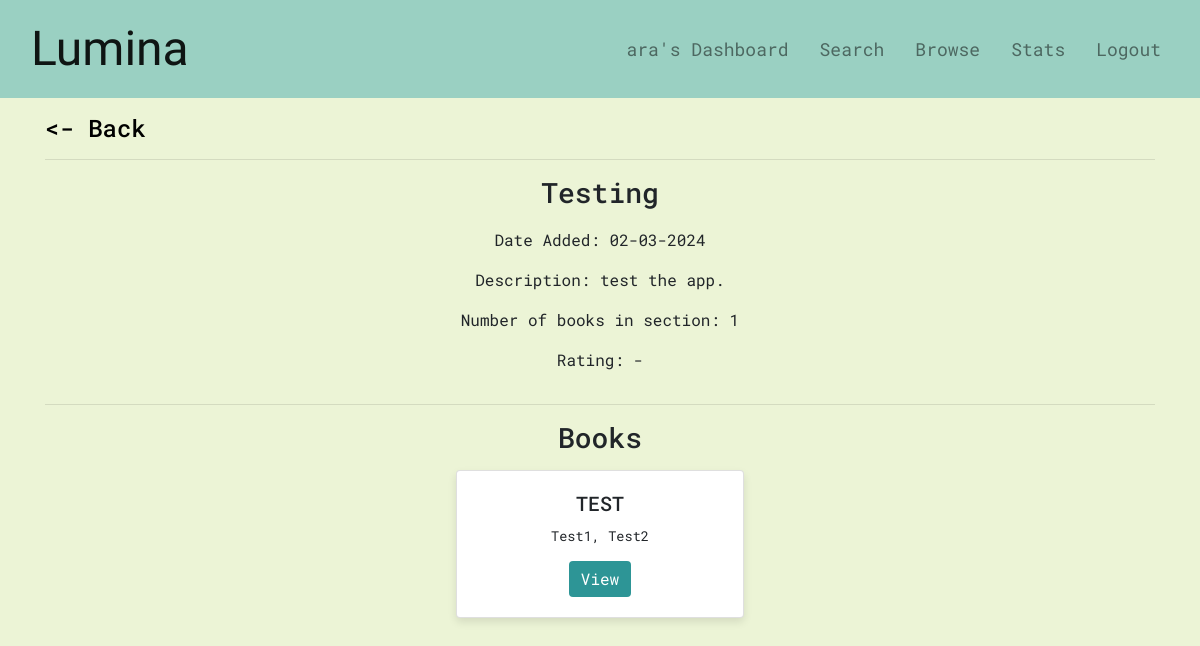
Screenshot of /section/8 (signed in) with the database file from the repository.
### application/models.py (models this page shows)
class Section(db.Model):
    __tablename__ = 'section'
    id = db.Column(db.Integer, primary_key=True)
    title = db.Column(db.String(255), nullable=False)
    date_created = db.Column(db.Date, default=db.func.current_date())
    description = db.Column(db.Text)
    avg_rating = db.Column(db.Float)
    books = db.relationship('Book', secondary=sections_books)

class Book(db.Model):
    __tablename__ = 'book'
    id = db.Column(db.Integer, primary_key=True)
    title = db.Column(db.String(255), nullable=False)
    content_link = db.Column(db.String, nullable=False)  # Assuming this is a URL to a PDF file
    description = db.Column(db.Text)
    bookcover_link = db.Column(db.String, nullable=False)
    section_id = db.Column(db.Integer, db.ForeignKey('section.id'))
    author = db.relationship('Author', secondary='book_authors')
    available = db.Column(db.Boolean, default=True)
    avg_rating = db.Column(db.Float)

class Author(db.Model):
    __tablename__ = 'author'
    id = db.Column(db.Integer, primary_key=True)
    name = db.Column(db.String(255), nullable=False, unique=True)
    books = db.relationship('Book', secondary='book_authors', viewonly=True)

### application/controllers.py (the view)
@app.route("/section/<section_id>", methods=['GET', 'POST'])
def section(section_id):
    if "user" in session:
        user = User.query.filter_by(username=session['user']).first()
        section = Section.query.filter_by(id=section_id).first()
        books = Book.query.filter_by(section_id=section_id).order_by(Book.id.asc()).all()
        section_book_count = len(books)
        if request.method == 'GET':
            book_requests = BookRequest.query.filter_by(issued=0).all()
            return render_template('section.html', title=section.title, user=session['user'], role=session['user_role'], section=section, books=books, book_count=section_book_count)
        if request.method == 'POST':
            book_requests = BookRequest.query.filter_by(issued=False).all()
            return redirect("/")
    else:
        return redirect("/")

### application/controllers.py (called while the page is built)
@app.before_request
def auto_return():
    book_requests = BookRequest.query.filter_by(issued=True, returned=False).all()
    if book_requests is None:
        return
    for book_request in book_requests:
        if datetime.datetime.now() > book_request.auto_return_timestamp:
            book_request.returned = True
            book = Book.query.filter_by(id=book_request.book_id).first()
            user = User.query.filter_by(id=book_request.user_id).first()
            user.quota -= 1
            book_request.date_returned = datetime.date.today()
            book_request.issued = False
            book.available = True
            db.session.commit()
    return

### templates/section.html (shortened to what this page needs)
{% extends "body.html" %}
{% block body %}
<div class="container mt-3">
    <div>
        {% if role=='admin'%}
        <a id="backlink"href="/manage">
        {% else %}
        <a id="backlink"href="/browse">
        {% endif %}
            <h4><- Back</h4>
        </a>
    </div>
    <hr>
    <div class="row justify-content-center mb-2" style="text-align: center;">
        <div class="col-md-10">
            <h3 class="display-5" style="margin-bottom: 2%;">{{ section.title }}</h3>
            <p>Date Added: {{ section.date_created.strftime('%d-%m-%Y') }}</p>
            {% if section.description %}
            <p>Description: {{ section.description }}</p>
            {% else %}
            <p>Description: -</p>
            {% endif %}
            <p>Number of books in section: {{ book_count}}</p>
            {% if section.avg_rating %}
            <p>Rating: {{ section.avg_rating }}</p>
            {% else %}
            <p>Rating: -</p>
            {% endif %}
        </div>
    </div>
    <hr>
    <div class="row justify-content-center" style="text-align: center;">
        <div class="col-md-12">
            <h3 class="mb-3">Books</h3>
            {% if books %}
            <div class="row justify-content-center mb-2">
                {% for book in books %}
                <div class="card mx-2 book-card">
                    <div class="card-body">
                        <h5 class="card-title text-center">{{ book.title }}</h5>
                        <p class="card-text" id="authornames">
                            {% for author in book.author %}
                            {{ author.name }}{% if not loop.last %}, {% endif %}
                            {% endfor %}
                        </p>
                        {% if role=='admin' %}
                        <a href="/book/{{ book.id }}" class="btn btn-custom">Manage</a>
                        {% else %}
                        <a href="/book/{{ book.id }}" class="btn btn-custom">View</a>
                        {% endif %}
                    </div>
                </div>
                {% endfor %}
            </div>
            {% else %}
            <p class="text-muted">No books have been added to this section.</p>
            {% endif %}
        </div>
    </div>
</div>
{% endblock %}

### static/styles.css (style rules this page uses)
.card-body { padding-top: 0.5rem; margin: 0; }
.card-body p { line-height: 0.5rem; }
#authornames { line-height: normal; }
.book-card { display: flex; flex-direction: column; width: 18rem; margin-bottom: 2rem; box-shadow: 0 4px 8px rgba(0,0,0,0.1); }
.book-card .card-body { flex: 1; padding: 1.25rem; display: flex; flex-direction: column; }
.book-card .card-body .card-text { flex-grow: 1; }
#authornames { font-size: 85%; }
#backlink { color: black; }
body { font-family: "Roboto Mono", monospace; background-color: #ecf4d6; }
.btn-custom { background-color: #2d9596; border: #2d9596; font-family: "Roboto Mono", monospace; color: white; align-self: center; }
a { color: #265073; }

### rows the page displays
Section: title "Testing", date_created "02-03-2024", description "test the app."
Book: title "TEST"
Author: name "Test1"
Author: name "Test2"

### other values shown
{{ user }} "ara"
{{ book_count }} "1"
